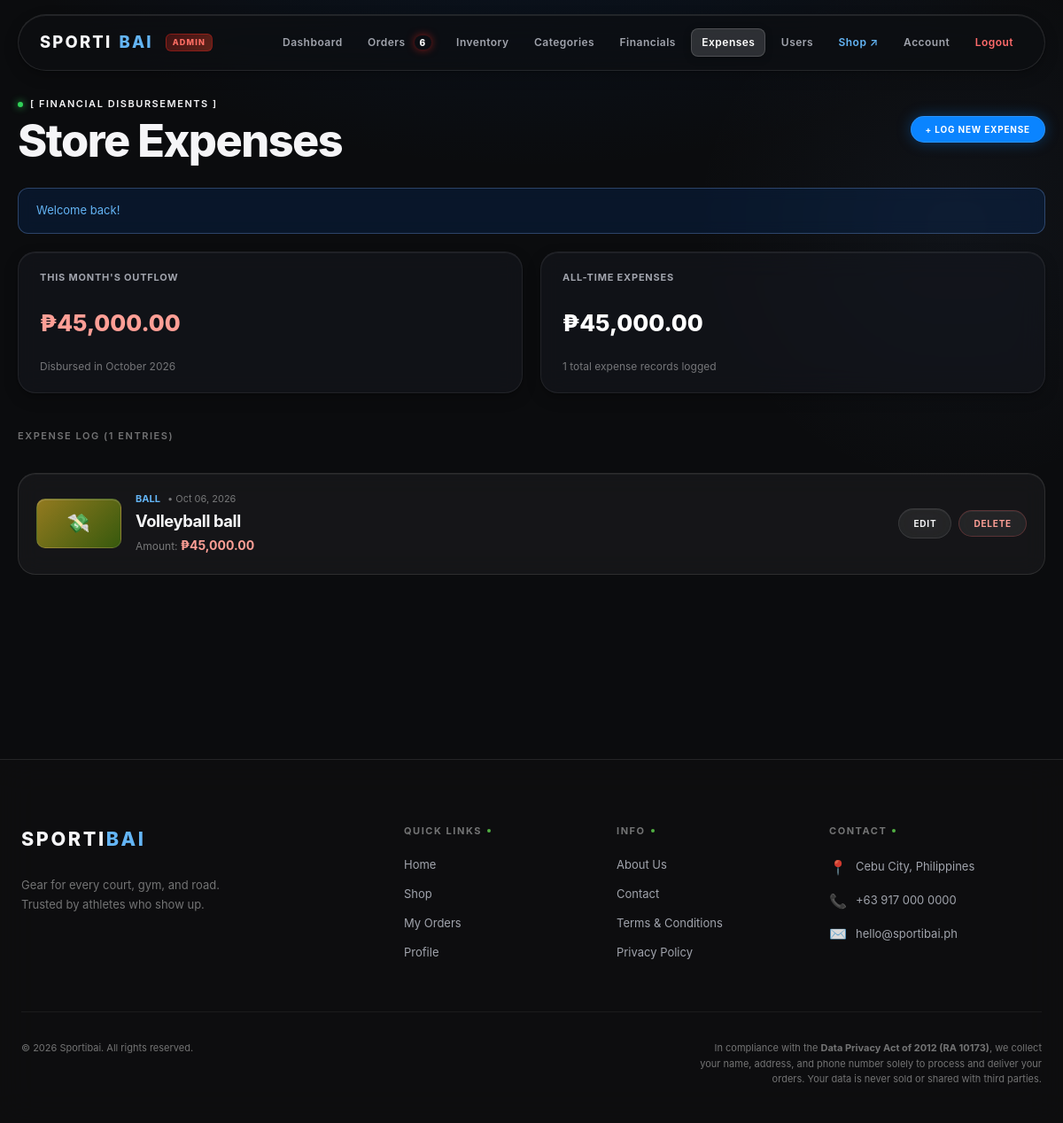
The page /admin/expenses.php (signed in) on the database its author committed.
### tables this page shows
CREATE TABLE `expenses` (
  `expense_id` int(11) NOT NULL,
  `expense_date` date NOT NULL,
  `description` varchar(150) NOT NULL,
  `category` varchar(50) NOT NULL,
  `amount` decimal(10,2) NOT NULL
);

### includes/functions.php (called while the page is built, shortened)
<?php
function peso($n) {
    return '₱' . number_format($n, 2);
}

### admin/expenses.php (the view, shortened to what this page needs)
<?php
require '../includes/db.php';
require '../includes/functions.php';
$cur_m_start = date('Y-m-01');
$cur_m_end   = date('Y-m-t');
$res_all = mysqli_query($conn, "SELECT COALESCE(SUM(amount), 0) AS total_all, COUNT(*) as cnt FROM expenses");
$all_data = mysqli_fetch_assoc($res_all);
$total_all_expenses = (float)($all_data['total_all'] ?? 0);
$total_expense_count = (int)($all_data['cnt'] ?? 0);
$res_m = mysqli_execute_query($conn, "SELECT COALESCE(SUM(amount), 0) AS total_m FROM expenses WHERE expense_date BETWEEN ? AND ?", array($cur_m_start, $cur_m_end));
$total_m_expenses = (float)(mysqli_fetch_assoc($res_m)['total_m'] ?? 0);
$expenses = array();
$result = mysqli_query($conn, "SELECT * FROM expenses ORDER BY expense_date DESC, expense_id DESC");
while ($row = mysqli_fetch_assoc($result)) {
    $expenses[] = $row;
}
require '../includes/header.php';
?>
<section class="reveal in">
    <div style="display:flex; justify-content:space-between; align-items:center; flex-wrap:wrap; gap:1rem; margin-bottom:1.5rem;">
        <div>
            <div class="hero-eyebrow" style="color:var(--color-brand-red);">[ FINANCIAL DISBURSEMENTS ]</div>
            <h1 style="font-size: var(--text-display-l); line-height:1.15; margin:2px 0 0;">Store Expenses</h1>
        </div>
        <button type="button" class="btn sm" onclick="toggleExpenseForm()" style="box-shadow:0 0 16px rgba(10,132,255,0.35);">
            + Log New Expense
        </button>
    </div>
    <?php require '../includes/alert.php'; ?>
    <div style="display:grid; grid-template-columns:repeat(auto-fit, minmax(220px, 1fr)); gap:1.25rem; margin-bottom:2rem;">
        <div class="card in" style="padding:1.25rem 1.5rem;">
            <div style="font-size:11px; font-weight:700; text-transform:uppercase; color:var(--color-fg-secondary); letter-spacing:0.8px;">
                This Month's Outflow
            </div>
            <div style="font-size:26px; font-weight:800; color:#ff9f96; margin:6px 0 2px;">
                <?= peso($total_m_expenses) ?>
            </div>
            <div class="muted" style="font-size:12px;">Disbursed in <?= date('F Y') ?></div>
        </div>
        <div class="card in" style="padding:1.25rem 1.5rem;">
            <div style="font-size:11px; font-weight:700; text-transform:uppercase; color:var(--color-fg-secondary); letter-spacing:0.8px;">
                All-Time Expenses
            </div>
            <div style="font-size:26px; font-weight:800; color:#fff; margin:6px 0 2px;">
                <?= peso($total_all_expenses) ?>
            </div>
            <div class="muted" style="font-size:12px;"><?= $total_expense_count ?> total expense records logged</div>
        </div>
    </div>
    <div class="lines" style="padding-top:0.5rem;">
        <div class="rail-section-title" style="margin-bottom:0.75rem;">Expense Log (<?php echo count($expenses); ?> entries)</div>
        <?php foreach ($expenses as $e) { ?>
            <div class="line" style="gap:1rem;">
                <div class="tile" style="--h: <?php echo ($e['expense_id'] * 47) % 360; ?>; aspect-ratio:1; max-height:56px; border-radius:10px; display:flex; align-items:center; justify-content:center; font-size:1.3rem;">
                    💸
                </div>
                <div style="flex-grow:1;">
                    <div style="display:flex; align-items:center; gap:8px;">
                        <span class="brand-tag" style="font-size:11px; text-transform:uppercase; color:var(--color-accent-on-dark); font-weight:700;">
                            <?php echo htmlspecialchars($e['category']); ?>
                        </span>
                        <span class="muted" style="font-size:11px;">• <?= date('M d, Y', strtotime($e['expense_date'])) ?></span>
                    </div>
                    <h2 style="font-size:1.15rem; font-weight:700; margin-top:2px;"><?php echo htmlspecialchars($e['description']); ?></h2>
                    <span class="muted" style="font-size:12px;">Amount: <strong style="color:#ff9f96; font-size:14px;"><?php echo peso($e['amount']); ?></strong></span>
                </div>
                <div style="display:flex; gap:0.5rem; align-items:center;">
                    <a class="btn ghost sm" href="expense_edit.php?id=<?php echo $e['expense_id']; ?>">Edit</a>
                    <form method="POST" action="expenses.php" style="display:inline" onsubmit="return confirm('Delete this expense?');">
                        <button class="btn ghost sm" type="submit" name="delete_expense" style="color:#ff9f96; border-color:rgba(255,100,100,0.25);">Delete</button>
                    </form>
                </div>
            </div>
        <?php } ?>
    </div>
</section>
<?php require '../includes/footer.php'; ?>

### rows shown on the page
expenses: category "BALL", expense_date "Oct 06, 2026", description "Volleyball ball", amount "₱45,000.00"

### other values the page prints
$admin_pending_orders "6"
$_SESSION['success'] "Welcome back!"
peso($total_m_expenses) "₱45,000.00"
peso($total_all_expenses) "₱45,000.00"
$total_expense_count "1"
count($expenses) "1"
